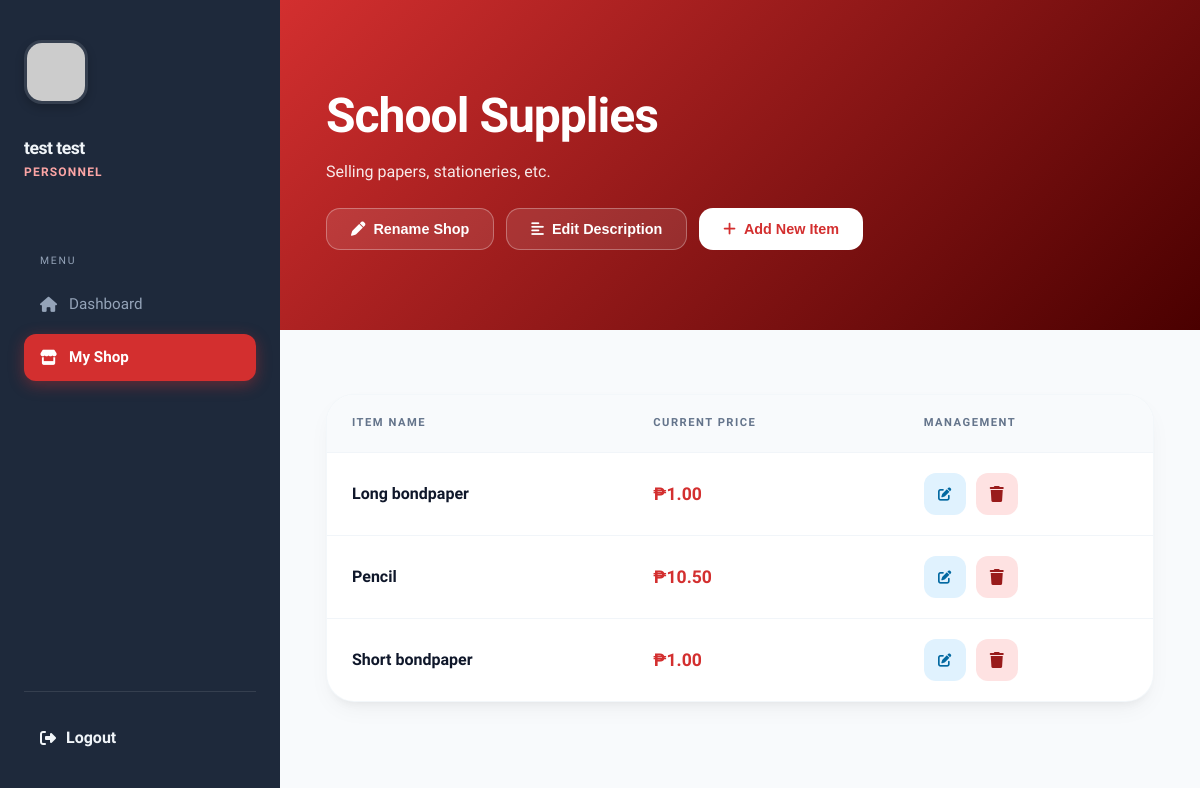
/manage_shop.php (signed in), run on the app's committed database.
### tables this page shows
CREATE TABLE `tblshop` (
  `sid` int(11) NOT NULL,
  `accid` int(11) NOT NULL,
  `sname` varchar(255) NOT NULL,
  `shop_description` varchar(255) NOT NULL
);

CREATE TABLE `tblitem` (
  `itemid` int(11) NOT NULL,
  `sid` int(11) NOT NULL,
  `itemname` varchar(255) NOT NULL,
  `price` decimal(10,2) NOT NULL
);

### manage_shop.php (the view, shortened to what this page needs)
<?php
require_once 'includes/connect.php';
$user_id = $_SESSION['user_id'];
$shopQuery = mysqli_query($conn, "SELECT * FROM tblshop WHERE accid = '$user_id' LIMIT 1");
$shop = mysqli_fetch_assoc($shopQuery);
$sid = $shop['sid'];
$sname = $shop['sname'];
$itemsQuery = mysqli_query($conn, "SELECT * FROM tblitem WHERE sid = '$sid' ORDER BY itemname ASC");
?>
<!DOCTYPE html>
<html lang="en">
<head>
    <link rel="stylesheet" href="https://cdnjs.cloudflare.com/ajax/libs/font-awesome/6.4.0/css/all.min.css">
</head>
<body>
<div class="app-container">
    <?php include 'includes/sidebar.php'; ?>
    <main class="main-content">
        <header class="hero">
            <h1 class="welcome-heading"><?php echo htmlspecialchars($sname); ?></h1>
            <?php if (!empty($shop['shop_description'])): ?>
                <p style="opacity: 0.9; margin-top: 0.5rem; font-weight: 500; max-width: 600px;">
                    <?php echo htmlspecialchars($shop['shop_description']); ?>
                </p>
            <?php endif; ?>
            <div class="header-actions">
                <button onclick="openShopEditModal('<?php echo addslashes(htmlspecialchars($sname)); ?>')" class="btn btn-outline">
                    <i class="fas fa-pen"></i> Rename Shop
                </button>
                <button onclick="openDescriptionModal('<?php echo addslashes(htmlspecialchars($shop['shop_description'] ?? '')); ?>')" class="btn btn-outline">
                    <i class="fas fa-align-left"></i> <?php echo empty($shop['shop_description']) ? 'Add Description' : 'Edit Description'; ?>
                </button>
                <button onclick="openModal()" class="btn btn-white"><i class="fas fa-plus"></i> Add New Item</button>
            </div>
        </header>
        <section class="content-body">
            <div class="items-card">
                <table>
                    <thead>
                        <tr><th>Item Name</th><th>Current Price</th><th>Management</th></tr>
                    </thead>
                    <tbody>
                        <?php if (mysqli_num_rows($itemsQuery) > 0): ?>
                            <?php while($row = mysqli_fetch_assoc($itemsQuery)): ?>
                                <tr>
                                    <td><strong><?php echo htmlspecialchars($row['itemname']); ?></strong></td>
                                    <td class="price-tag">₱<?php echo number_format($row['price'], 2); ?></td>
                                    <td class="actions">
                                        <button onclick="openEditModal(<?php echo $row['itemid']; ?>, '<?php echo addslashes(htmlspecialchars($row['itemname'])); ?>', <?php echo $row['price']; ?>)" class="action-btn edit"><i class="fas fa-edit"></i></button>
                                        <a href="process_delete_item.php?id=<?php echo $row['itemid']; ?>"
                                        class="action-btn delete"
                                        onclick="handleDeleteConfirm(event, this.href, '<?php echo addslashes(htmlspecialchars($row['itemname'])); ?>', '<?php echo number_format($row['price'], 2); ?>');">
                                            <i class="fas fa-trash"></i>
                                        </a>
                                    </td>
                                </tr>
                            <?php endwhile; ?>
                        <?php else: ?>
                            <tr><td colspan="3" style="text-align: center; padding: 50px; color: var(--text-muted);">No items yet.</td></tr>
                        <?php endif; ?>
                    </tbody>
                </table>
            </div>
        </section>
    </main>
</div>
</body>
</html>

### manage_shop.php (style rules this page uses)
:root { --primary: #d32f2f; --primary-dark: #4a0000; --bg-main: #f8fafc; --sidebar-bg: #1e293b; --sidebar-text: #f1f5f9; --sidebar-muted: #94a3b8; --sidebar-hover: rgba(255, 255, 255, 0.05); --sidebar-accent: #fca5a5; --text-main: #0f172a; --text-muted: #64748b; --card-shadow: 0 10px 25px -5px rgba(0, 0, 0, 0.05), 0 8px 10px -6px rgba(0, 0, 0, 0.05); --transition: 0.3s cubic-bezier(0.4, 0, 0.2, 1); }
* { margin: 0; padding: 0; box-sizing: border-box; }
body { font-family: 'Plus Jakarta Sans', sans-serif; background-color: var(--bg-main); color: var(--text-main); line-height: 1.5; }
.app-container { display: flex; min-height: 100vh; width: 100%; }
.main-content { flex: 1; display: flex; flex-direction: column; min-width: 0; }
.hero { position: relative; padding: 5rem 5%; background: linear-gradient(135deg, var(--primary) 0%, var(--primary-dark) 100%); color: white; overflow: hidden; }
.welcome-heading { font-size: clamp(2rem, 4vw, 3.5rem); font-weight: 800; letter-spacing: -1px; z-index: 1; position: relative; }
.header-actions { margin-top: 1.5rem; display: flex; gap: 12px; z-index: 1; position: relative; }
.btn { padding: 12px 24px; border-radius: 14px; font-weight: 700; font-size: 0.9rem; cursor: pointer; transition: var(--transition); border: none; display: flex; align-items: center; gap: 8px; }
.btn-white { background: white; color: var(--primary); }
.btn-outline { background: rgba(255,255,255,0.1); color: white; border: 1px solid rgba(255,255,255,0.3); }
.content-body { padding: 4rem 5%; }
.items-card { background: white; border-radius: 28px; overflow: hidden; box-shadow: var(--card-shadow); border: 1px solid rgba(241, 245, 249, 0.8); }
table { width: 100%; border-collapse: collapse; }
th { background: #f8fafc; text-align: left; padding: 20px 25px; font-size: 0.7rem; text-transform: uppercase; letter-spacing: 1.5px; color: var(--text-muted); }
td { padding: 20px 25px; border-top: 1px solid #f1f5f9; font-weight: 500; }
.price-tag { font-weight: 800; color: var(--primary); font-size: 1.1rem; }
.actions { display: flex; gap: 10px; }
.action-btn { width: 42px; height: 42px; border-radius: 12px; display: flex; align-items: center; justify-content: center; text-decoration: none; border: none; cursor: pointer; }
.edit { background: #e0f2fe; color: #0369a1; }
.delete { background: #fee2e2; color: #991b1b; }

### data on the page
tblshop: sname "School Supplies", shop_description "Selling papers, stationeries, etc."
tblitem: itemname "Long bondpaper", price "1.00"
tblitem: itemname "Pencil", price "10.50"
tblitem: itemname "Short bondpaper", price "1.00"

### other printed values
$user_name "test test"
$user_role "PERSONNEL"
